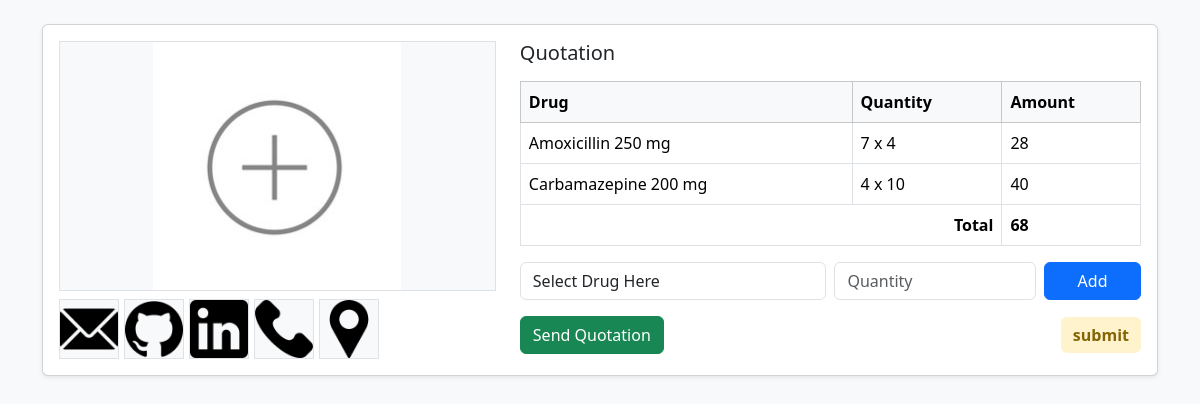
Page /addQuotation.php?id=18 on the committed database.
### tables this page shows
CREATE TABLE IF NOT EXISTS `image` (
  `id` int NOT NULL AUTO_INCREMENT,
  `Prescription_id` int NOT NULL,
  `path` text,
  PRIMARY KEY (`id`),
  KEY `fk_images_Prescription1_idx` (`Prescription_id`),
  CONSTRAINT `fk_images_Prescription1` FOREIGN KEY (`Prescription_id`) REFERENCES `prescription` (`id`)
);

CREATE TABLE IF NOT EXISTS `quotation_has_drug` (
  `quotation_id` int NOT NULL,
  `drug_id` int NOT NULL,
  `qty` int DEFAULT NULL,
  PRIMARY KEY (`quotation_id`,`drug_id`),
  KEY `fk_quotation_has_drug_drug1_idx` (`drug_id`),
  KEY `fk_quotation_has_drug_quotation1_idx` (`quotation_id`),
  CONSTRAINT `fk_quotation_has_drug_drug1` FOREIGN KEY (`drug_id`) REFERENCES `drug` (`id`),
  CONSTRAINT `fk_quotation_has_drug_quotation1` FOREIGN KEY (`quotation_id`) REFERENCES `quotation` (`id`)
);

CREATE TABLE IF NOT EXISTS `drug` (
  `id` int NOT NULL AUTO_INCREMENT,
  `name` varchar(45) DEFAULT NULL,
  `price` double DEFAULT NULL,
  PRIMARY KEY (`id`)
);

CREATE TABLE IF NOT EXISTS `quotation` (
  `id` int NOT NULL AUTO_INCREMENT,
  `Prescription_id` int NOT NULL,
  `total` double DEFAULT NULL,
  PRIMARY KEY (`id`),
  KEY `fk_quotation_Prescription1_idx` (`Prescription_id`),
  CONSTRAINT `fk_quotation_Prescription1` FOREIGN KEY (`Prescription_id`) REFERENCES `prescription` (`id`)
);

CREATE TABLE IF NOT EXISTS `status` (
  `id` int NOT NULL AUTO_INCREMENT,
  `status` varchar(45) DEFAULT NULL,
  PRIMARY KEY (`id`)
);

### connection.php (called while the page is built, shortened)
<?php
class Database
{
    public static $connection;
    public static function setUpConnection()
    {
        if (!isset(Database::$connection)) {
            Database::$connection = new mysqli("localhost", "root", "Gim#52554562", "medi_db", "3306");
        }
    }
    public static function search($q)
    {
        $resultset =  Database::$connection->query($q);
        return $resultset;
    }
}
?>

### addQuotation.php (the view, shortened to what this page needs)
<?php
require "connection.php";
$prescriptionId = (int)$_GET['id'];
?>
<!DOCTYPE html>
<html lang="en">
<head>
  <link href="https://cdn.jsdelivr.net/npm/bootstrap@5.3.3/dist/css/bootstrap.min.css" rel="stylesheet">
</head>
<body class="bg-light">
  <div class="container py-4">
    <div class="card shadow-sm">
      <div class="card-body">
        <div class="row g-4">
          <div class="col-md-5">
            <div class="prescription-img" id="mainPreview"><img src="assets/load.png" style="height:100%; width:100%; object-fit:contain;"></div>
            <div class="d-flex mt-2" id="imagePreview">
              <?php
              $result = Database::search("SELECT* FROM `image` WHERE `Prescription_id`='" . $prescriptionId . "';");
              $n = $result->num_rows;
              for ($i = 0; $i < $n; $i++) {
                $imageData = $result->fetch_assoc();
              ?>
                <div class="thumb"> <img src="<?php echo $imageData["path"]; ?>" style="height:100%; width:100%; object-fit:contain;"></div>
              <?php
              }
              ?>
            </div>
          </div>
          <div class="col-md-7">
            <h5 class="mb-3">Quotation</h5>
            <table class="table table-bordered">
              <thead class="table-light">
                <tr>
                  <th>Drug</th>
                  <th>Quantity</th>
                  <th>Amount</th>
                </tr>
              </thead>
              <tbody id="tableBody">
                <?php
                $quotation = Database::search("SELECT * FROM quotation WHERE Prescription_id='" . $prescriptionId . "'");
                if ($quotation->num_rows < 1) {
                ?>
                  <tr>
                    <td colspan="3">NO Drugs Added</td>
                  </tr>
                  <?php
                } else {
                  $quotationData = $quotation->fetch_assoc();
                  $row = Database::search("SELECT `name`,`price`,`qty` FROM `quotation_has_drug` INNER JOIN `drug` ON `drug`.`id`=`quotation_has_drug`.`drug_id` WHERE `quotation_has_drug`.`quotation_id`='" . $quotationData["id"] . "'");
                  $rn = $row->num_rows;
                  for ($i = 0; $i < $rn; $i++) {
                    $rowData = $row->fetch_assoc();
                  ?>
                    <tr>
                      <td><?php echo $rowData["name"] ?></td>
                      <td><?php echo $rowData["price"] ?> x <?php echo $rowData["qty"] ?></td>
                      <td><?php echo $rowData["price"] * $rowData["qty"] ?></td>
                    </tr>
                  <?php
                  }
                  $quotResult = Database::search("SELECT id,total FROM quotation WHERE Prescription_id='" . $prescriptionId . "'");
                  if ($quotResult->num_rows == 1) {
                    $quotData = $quotResult->fetch_assoc();
                    $quotTotal = $quotData["total"];
                  }
                  ?>
                  <tr class="fw-bold">
                    <td colspan="2" class="text-end">Total</td>
                    <td><?php echo $quotTotal ?></td>
                  </tr>
                <?php
                }
                ?>
              </tbody>
            </table>
            <div class="row g-2 mb-3">
              <div class="col-md-6">
                <select class="form-control" id="drug">
                  <option value="0">Select Drug Here</option>
                  <?php
                  $drugResult = Database::search("SELECT * FROM drug");
                  ?>
                </select>
              </div>
              <div class="col-md-4">
                <input type="number" class="form-control" placeholder="Quantity" id="qty" required>
              </div>
              <div class="col-md-2 d-grid">
                <button class="btn btn-primary" onclick="addDrugs(<?php echo $prescriptionId ?>)">Add</button>
              </div>
            </div>
            <div class="d-flex justify-content-between align-items-center">
              <button class="btn btn-success" onclick="changeStatus(<?php echo $prescriptionId ?>,3)">Send Quotation</button>
              <?php
              $statusresult = Database::search("SELECT `status` FROM `prescription` INNER JOIN `status` ON `status`.`id`=`prescription`.`status_id`  WHERE `prescription`.`id`='" . $prescriptionId . "'");
              if ($statusresult->num_rows == 1) {
                $statusData = $statusresult->fetch_assoc();
              ?>
                <span class="status status-pending"><?php echo $statusData["status"] ?></span>
              <?php
              }
              ?>
            </div>
          </div>
        </div>
      </div>
    </div>
  </div>
</body>
</html>

### addQuotation.php (style rules this page uses)
.prescription-img { width: 100%; height: 250px; background: #f8f9fa; border: 1px solid #dee2e6; display: flex; align-items: center; justify-content: center; font-size: 14px; color: #6c757d; }
.thumb { width: 60px; height: 60px; background: #f8f9fa; border: 1px solid #dee2e6; display: flex; align-items: center; justify-content: center; font-size: 12px; margin-right: 5px; }
.status { font-weight: 600; padding: 6px 12px; border-radius: 6px; }
.status-pending { background-color: #fff3cd; color: #856404; }

### rows in the picture
image: path (picture)
image: path (picture)
image: path (picture)
image: path (picture)
image: path (picture)
quotation_has_drug: drug.name "Amoxicillin 250 mg", drug.price "7", qty "4", $rowData["price"] * $rowData["qty"] "28"
quotation_has_drug: drug.name "Carbamazepine 200 mg", drug.price "4", qty "10", $rowData["price"] * $rowData["qty"] "40"
quotation: total "68"
status: status "submit"
